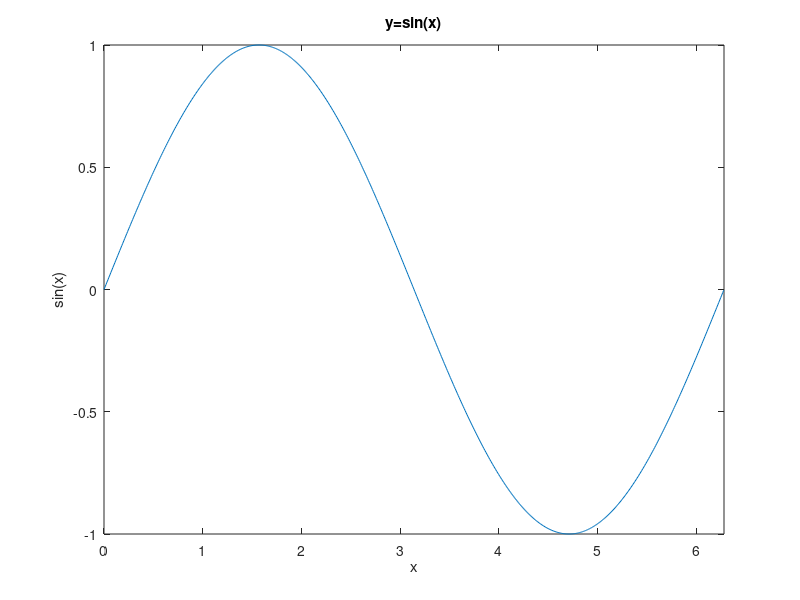

The MATLAB script that drew this image:
% matlab 简单制图
x = 0:0.01:2*pi;
y = sin(x);
figure
plot(x,y)
title('y=sin(x)')
xlabel('x')
ylabel('sin(x)')
xlim([0 2*pi])